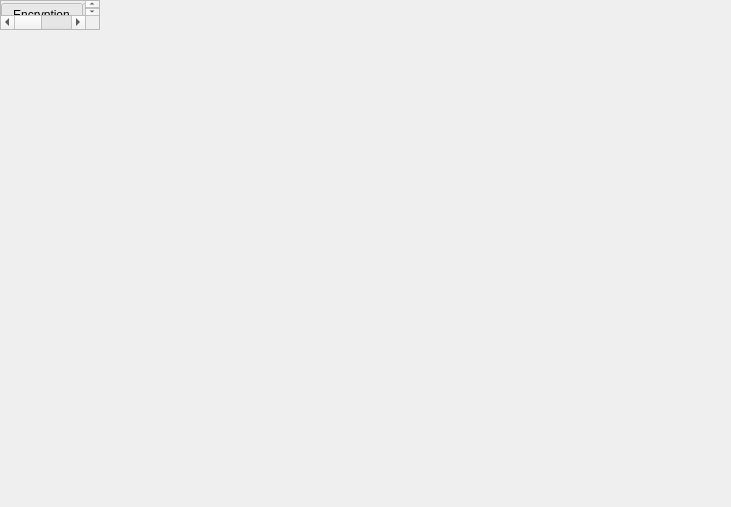
<?xml version="1.0" encoding="UTF-8"?>
<ui version="4.0">
 <class>Utilities</class>
 <widget class="QMainWindow" name="Utilities">
  <property name="geometry">
   <rect>
    <x>0</x>
    <y>0</y>
    <width>731</width>
    <height>507</height>
   </rect>
  </property>
  <property name="sizePolicy">
   <sizepolicy hsizetype="Fixed" vsizetype="Fixed">
    <horstretch>0</horstretch>
    <verstretch>0</verstretch>
   </sizepolicy>
  </property>
  <property name="maximumSize">
   <size>
    <width>731</width>
    <height>507</height>
   </size>
  </property>
  <property name="windowTitle">
   <string>SECube Utilities</string>
  </property>
  <property name="windowIcon">
   <iconset resource="MyResources.qrc">
    <normaloff>:/Logo/logo (1)/logo_small_icon_only.png</normaloff>:/Logo/logo (1)/logo_small_icon_only.png</iconset>
  </property>
  <property name="autoFillBackground">
   <bool>false</bool>
  </property>
  <property name="documentMode">
   <bool>false</bool>
  </property>
  <property name="tabShape">
   <enum>QTabWidget::Rounded</enum>
  </property>
  <widget class="QScrollArea" name="centralwidget">
   <property name="maximumSize">
    <size>
     <width>731</width>
     <height>507</height>
    </size>
   </property>
   <widget class="QTabWidget" name="tabWidget">
    <property name="geometry">
     <rect>
      <x>0</x>
      <y>0</y>
      <width>721</width>
      <height>500</height>
     </rect>
    </property>
    <property name="autoFillBackground">
     <bool>true</bool>
    </property>
    <property name="currentIndex">
     <number>2</number>
    </property>
    <widget class="QWidget" name="tab_1">
     <attribute name="title">
      <string>Encryption</string>
     </attribute>
     <widget class="QPushButton" name="listkeys_button">
      <property name="geometry">
       <rect>
        <x>620</x>
        <y>400</y>
        <width>80</width>
        <height>25</height>
       </rect>
      </property>
      <property name="text">
       <string>List keys...</string>
      </property>
     </widget>
     <widget class="QLabel" name="label_3">
      <property name="geometry">
       <rect>
        <x>0</x>
        <y>120</y>
        <width>71</width>
        <height>21</height>
       </rect>
      </property>
      <property name="text">
       <string>&lt;html&gt;&lt;head/&gt;&lt;body&gt;&lt;p align=&quot;right&quot;&gt;Device ID:&lt;/p&gt;&lt;/body&gt;&lt;/html&gt;</string>
      </property>
     </widget>
     <widget class="QPushButton" name="browseButton">
      <property name="geometry">
       <rect>
        <x>630</x>
        <y>40</y>
        <width>75</width>
        <height>23</height>
       </rect>
      </property>
      <property name="text">
       <string>Browse...</string>
      </property>
     </widget>
     <widget class="QPushButton" name="deviceListButton">
      <property name="geometry">
       <rect>
        <x>600</x>
        <y>210</y>
        <width>101</width>
        <height>23</height>
       </rect>
      </property>
      <property name="text">
       <string>List devices...</string>
      </property>
     </widget>
     <widget class="QLineEdit" name="user_line">
      <property name="geometry">
       <rect>
        <x>80</x>
        <y>310</y>
        <width>171</width>
        <height>24</height>
       </rect>
      </property>
      <property name="toolTip">
       <string>&lt;html&gt;&lt;head/&gt;&lt;body&gt;&lt;p&gt;If specified, find keys automatically. Insert it as U+the number of the user (e.g., U10). Put list of users between &amp;quot; &amp;quot;, each one separated by space.&lt;/p&gt;&lt;/body&gt;&lt;/html&gt;</string>
      </property>
     </widget>
     <widget class="QLabel" name="label_5">
      <property name="geometry">
       <rect>
        <x>0</x>
        <y>270</y>
        <width>71</width>
        <height>21</height>
       </rect>
      </property>
      <property name="text">
       <string>&lt;html&gt;&lt;head/&gt;&lt;body&gt;&lt;p align=&quot;right&quot;&gt;Group:&lt;/p&gt;&lt;/body&gt;&lt;/html&gt;</string>
      </property>
     </widget>
     <widget class="QLineEdit" name="device_line">
      <property name="geometry">
       <rect>
        <x>80</x>
        <y>120</y>
        <width>171</width>
        <height>21</height>
       </rect>
      </property>
     </widget>
     <widget class="QLineEdit" name="file_line">
      <property name="geometry">
       <rect>
        <x>40</x>
        <y>10</y>
        <width>671</width>
        <height>20</height>
       </rect>
      </property>
     </widget>
     <widget class="QLabel" name="label_6">
      <property name="geometry">
       <rect>
        <x>0</x>
        <y>310</y>
        <width>71</width>
        <height>21</height>
       </rect>
      </property>
      <property name="text">
       <string>&lt;html&gt;&lt;head/&gt;&lt;body&gt;&lt;p align=&quot;right&quot;&gt;User(s):&lt;/p&gt;&lt;/body&gt;&lt;/html&gt;</string>
      </property>
     </widget>
     <widget class="QLineEdit" name="pin_line">
      <property name="geometry">
       <rect>
        <x>80</x>
        <y>160</y>
        <width>171</width>
        <height>21</height>
       </rect>
      </property>
      <property name="echoMode">
       <enum>QLineEdit::Password</enum>
      </property>
     </widget>
     <widget class="QLabel" name="label">
      <property name="geometry">
       <rect>
        <x>10</x>
        <y>10</y>
        <width>47</width>
        <height>21</height>
       </rect>
      </property>
      <property name="text">
       <string>File:</string>
      </property>
     </widget>
     <widget class="QLineEdit" name="key_line">
      <property name="geometry">
       <rect>
        <x>80</x>
        <y>350</y>
        <width>171</width>
        <height>24</height>
       </rect>
      </property>
      <property name="accessibleDescription">
       <string/>
      </property>
      <property name="autoFillBackground">
       <bool>false</bool>
      </property>
      <property name="text">
       <string/>
      </property>
     </widget>
     <widget class="QPushButton" name="encrypt_button">
      <property name="geometry">
       <rect>
        <x>0</x>
        <y>440</y>
        <width>711</width>
        <height>23</height>
       </rect>
      </property>
      <property name="text">
       <string>Encrypt</string>
      </property>
     </widget>
     <widget class="QLabel" name="label_4">
      <property name="geometry">
       <rect>
        <x>0</x>
        <y>350</y>
        <width>71</width>
        <height>21</height>
       </rect>
      </property>
      <property name="text">
       <string>&lt;html&gt;&lt;head/&gt;&lt;body&gt;&lt;p align=&quot;right&quot;&gt;Key:&lt;/p&gt;&lt;/body&gt;&lt;/html&gt;</string>
      </property>
     </widget>
     <widget class="QLineEdit" name="group_line">
      <property name="geometry">
       <rect>
        <x>80</x>
        <y>270</y>
        <width>171</width>
        <height>24</height>
       </rect>
      </property>
      <property name="toolTip">
       <string>&lt;html&gt;&lt;head/&gt;&lt;body&gt;&lt;p&gt;If specified, find keys automatically. Insert it as G+the number of the group (e.g., G10).&lt;/p&gt;&lt;/body&gt;&lt;/html&gt;</string>
      </property>
     </widget>
     <widget class="QLabel" name="label_2">
      <property name="geometry">
       <rect>
        <x>0</x>
        <y>160</y>
        <width>71</width>
        <height>21</height>
       </rect>
      </property>
      <property name="text">
       <string>&lt;html&gt;&lt;head/&gt;&lt;body&gt;&lt;p align=&quot;right&quot;&gt;PIN:&lt;/p&gt;&lt;/body&gt;&lt;/html&gt;</string>
      </property>
     </widget>
     <widget class="QLabel" name="label_7">
      <property name="geometry">
       <rect>
        <x>0</x>
        <y>400</y>
        <width>71</width>
        <height>21</height>
       </rect>
      </property>
      <property name="text">
       <string>&lt;html&gt;&lt;head/&gt;&lt;body&gt;&lt;p align=&quot;right&quot;&gt;Algorithm:&lt;/p&gt;&lt;/body&gt;&lt;/html&gt;</string>
      </property>
     </widget>
     <widget class="QComboBox" name="comboBox">
      <property name="geometry">
       <rect>
        <x>80</x>
        <y>396</y>
        <width>171</width>
        <height>24</height>
       </rect>
      </property>
      <item>
       <property name="text">
        <string>AES_HMACSHA256</string>
       </property>
      </item>
      <item>
       <property name="text">
        <string>AES (not available)</string>
       </property>
      </item>
     </widget>
     <widget class="QLabel" name="label_21">
      <property name="geometry">
       <rect>
        <x>290</x>
        <y>400</y>
        <width>321</width>
        <height>31</height>
       </rect>
      </property>
      <property name="text">
       <string>&lt;html&gt;&lt;head/&gt;&lt;body&gt;&lt;p align=&quot;right&quot;&gt;Before listing keys, please insert your pin!&lt;/p&gt;&lt;/body&gt;&lt;/html&gt;</string>
      </property>
     </widget>
     <widget class="QTreeWidget" name="keys_treeWidget_Encryption">
      <property name="geometry">
       <rect>
        <x>270</x>
        <y>260</y>
        <width>431</width>
        <height>131</height>
       </rect>
      </property>
      <column>
       <property name="text">
        <string>Key ID</string>
       </property>
      </column>
      <column>
       <property name="text">
        <string>Key Size</string>
       </property>
      </column>
     </widget>
     <widget class="QTreeWidget" name="devices_treeWidget_Encryption">
      <property name="geometry">
       <rect>
        <x>270</x>
        <y>90</y>
        <width>431</width>
        <height>111</height>
       </rect>
      </property>
      <column>
       <property name="text">
        <string>Device ID</string>
       </property>
      </column>
      <column>
       <property name="text">
        <string>Device Path</string>
       </property>
      </column>
      <column>
       <property name="text">
        <string>Device Serial</string>
       </property>
      </column>
     </widget>
     <zorder>listkeys_button</zorder>
     <zorder>browseButton</zorder>
     <zorder>deviceListButton</zorder>
     <zorder>label</zorder>
     <zorder>encrypt_button</zorder>
     <zorder>label_21</zorder>
     <zorder>keys_treeWidget_Encryption</zorder>
     <zorder>devices_treeWidget_Encryption</zorder>
     <zorder>file_line</zorder>
     <zorder>device_line</zorder>
     <zorder>pin_line</zorder>
     <zorder>group_line</zorder>
     <zorder>user_line</zorder>
     <zorder>key_line</zorder>
     <zorder>comboBox</zorder>
     <zorder>label_3</zorder>
     <zorder>label_2</zorder>
     <zorder>label_5</zorder>
     <zorder>label_6</zorder>
     <zorder>label_4</zorder>
     <zorder>label_7</zorder>
    </widget>
    <widget class="QWidget" name="tab_2">
     <attribute name="title">
      <string>Decryption</string>
     </attribute>
     <widget class="QLabel" name="label_9">
      <property name="geometry">
       <rect>
        <x>10</x>
        <y>10</y>
        <width>47</width>
        <height>21</height>
       </rect>
      </property>
      <property name="text">
       <string>File:</string>
      </property>
     </widget>
     <widget class="QLineEdit" name="file_line_Decryption">
      <property name="geometry">
       <rect>
        <x>40</x>
        <y>10</y>
        <width>671</width>
        <height>20</height>
       </rect>
      </property>
     </widget>
     <widget class="QPushButton" name="browseButton_2">
      <property name="geometry">
       <rect>
        <x>630</x>
        <y>40</y>
        <width>75</width>
        <height>23</height>
       </rect>
      </property>
      <property name="text">
       <string>Browse...</string>
      </property>
     </widget>
     <widget class="QLabel" name="label_10">
      <property name="geometry">
       <rect>
        <x>0</x>
        <y>120</y>
        <width>71</width>
        <height>21</height>
       </rect>
      </property>
      <property name="text">
       <string>&lt;html&gt;&lt;head/&gt;&lt;body&gt;&lt;p align=&quot;right&quot;&gt;Device ID:&lt;/p&gt;&lt;/body&gt;&lt;/html&gt;</string>
      </property>
     </widget>
     <widget class="QLineEdit" name="device_line_Decryption">
      <property name="geometry">
       <rect>
        <x>80</x>
        <y>120</y>
        <width>171</width>
        <height>21</height>
       </rect>
      </property>
     </widget>
     <widget class="QLabel" name="label_11">
      <property name="geometry">
       <rect>
        <x>0</x>
        <y>160</y>
        <width>71</width>
        <height>21</height>
       </rect>
      </property>
      <property name="text">
       <string>&lt;html&gt;&lt;head/&gt;&lt;body&gt;&lt;p align=&quot;right&quot;&gt;PIN:&lt;/p&gt;&lt;/body&gt;&lt;/html&gt;</string>
      </property>
     </widget>
     <widget class="QLineEdit" name="pin_line_Decryption">
      <property name="geometry">
       <rect>
        <x>80</x>
        <y>160</y>
        <width>171</width>
        <height>21</height>
       </rect>
      </property>
      <property name="echoMode">
       <enum>QLineEdit::Password</enum>
      </property>
     </widget>
     <widget class="QPushButton" name="deviceListButton_Decryption">
      <property name="geometry">
       <rect>
        <x>600</x>
        <y>210</y>
        <width>101</width>
        <height>23</height>
       </rect>
      </property>
      <property name="text">
       <string>List devices...</string>
      </property>
     </widget>
     <widget class="QCheckBox" name="useSEKey_checkBox_Decryption">
      <property name="geometry">
       <rect>
        <x>620</x>
        <y>400</y>
        <width>91</width>
        <height>22</height>
       </rect>
      </property>
      <property name="mouseTracking">
       <bool>false</bool>
      </property>
      <property name="toolTip">
       <string>&lt;html&gt;&lt;head/&gt;&lt;body&gt;&lt;p&gt;Checking it, SEKey will be used in order to retrieve the proper key. Otherwise, the infos in the file header will be used.&lt;/p&gt;&lt;/body&gt;&lt;/html&gt;</string>
      </property>
      <property name="text">
       <string>Use SEKey</string>
      </property>
      <property name="tristate">
       <bool>false</bool>
      </property>
     </widget>
     <widget class="QPushButton" name="decrypt_button">
      <property name="geometry">
       <rect>
        <x>0</x>
        <y>440</y>
        <width>711</width>
        <height>23</height>
       </rect>
      </property>
      <property name="text">
       <string>Decrypt</string>
      </property>
     </widget>
     <widget class="QTreeWidget" name="devices_treeWidget_Decryption">
      <property name="geometry">
       <rect>
        <x>270</x>
        <y>90</y>
        <width>431</width>
        <height>111</height>
       </rect>
      </property>
      <column>
       <property name="text">
        <string>Device ID</string>
       </property>
      </column>
      <column>
       <property name="text">
        <string>Device Path</string>
       </property>
      </column>
      <column>
       <property name="text">
        <string>Device Serial</string>
       </property>
      </column>
     </widget>
    </widget>
    <widget class="QWidget" name="tab_3">
     <attribute name="title">
      <string>Digest</string>
     </attribute>
     <widget class="QLabel" name="label_12">
      <property name="geometry">
       <rect>
        <x>10</x>
        <y>10</y>
        <width>47</width>
        <height>21</height>
       </rect>
      </property>
      <property name="text">
       <string>File:</string>
      </property>
     </widget>
     <widget class="QLineEdit" name="file_line_Digest">
      <property name="geometry">
       <rect>
        <x>40</x>
        <y>10</y>
        <width>671</width>
        <height>20</height>
       </rect>
      </property>
     </widget>
     <widget class="QPushButton" name="browseButton_3">
      <property name="geometry">
       <rect>
        <x>630</x>
        <y>40</y>
        <width>75</width>
        <height>23</height>
       </rect>
      </property>
      <property name="text">
       <string>Browse...</string>
      </property>
     </widget>
     <widget class="QLabel" name="label_13">
      <property name="geometry">
       <rect>
        <x>0</x>
        <y>120</y>
        <width>71</width>
        <height>21</height>
       </rect>
      </property>
      <property name="text">
       <string>&lt;html&gt;&lt;head/&gt;&lt;body&gt;&lt;p align=&quot;right&quot;&gt;Device ID:&lt;/p&gt;&lt;/body&gt;&lt;/html&gt;</string>
      </property>
     </widget>
     <widget class="QLineEdit" name="device_line_Digest">
      <property name="geometry">
       <rect>
        <x>80</x>
        <y>120</y>
        <width>171</width>
        <height>21</height>
       </rect>
      </property>
     </widget>
     <widget class="QLabel" name="label_14">
      <property name="geometry">
       <rect>
        <x>0</x>
        <y>160</y>
        <width>71</width>
        <height>21</height>
       </rect>
      </property>
      <property name="text">
       <string>&lt;html&gt;&lt;head/&gt;&lt;body&gt;&lt;p align=&quot;right&quot;&gt;PIN:&lt;/p&gt;&lt;/body&gt;&lt;/html&gt;</string>
      </property>
     </widget>
     <widget class="QLineEdit" name="pin_line_Digest">
      <property name="geometry">
       <rect>
        <x>80</x>
        <y>160</y>
        <width>171</width>
        <height>21</height>
       </rect>
      </property>
      <property name="echoMode">
       <enum>QLineEdit::Password</enum>
      </property>
     </widget>
     <widget class="QPushButton" name="deviceListButton_Digest">
      <property name="geometry">
       <rect>
        <x>600</x>
        <y>210</y>
        <width>101</width>
        <height>23</height>
       </rect>
      </property>
      <property name="text">
       <string>List devices...</string>
      </property>
     </widget>
     <widget class="QLabel" name="label_15">
      <property name="geometry">
       <rect>
        <x>10</x>
        <y>230</y>
        <width>61</width>
        <height>21</height>
       </rect>
      </property>
      <property name="text">
       <string>&lt;html&gt;&lt;head/&gt;&lt;body&gt;&lt;p align=&quot;right&quot;&gt;Group:&lt;/p&gt;&lt;/body&gt;&lt;/html&gt;</string>
      </property>
     </widget>
     <widget class="QLineEdit" name="group_line_Digest">
      <property name="geometry">
       <rect>
        <x>80</x>
        <y>230</y>
        <width>171</width>
        <height>24</height>
       </rect>
      </property>
      <property name="toolTip">
       <string>&lt;html&gt;&lt;head/&gt;&lt;body&gt;&lt;p&gt;If specified, find keys automatically. Insert it as G+the number of the group (e.g., G10).&lt;/p&gt;&lt;/body&gt;&lt;/html&gt;</string>
      </property>
     </widget>
     <widget class="QLabel" name="label_16">
      <property name="geometry">
       <rect>
        <x>0</x>
        <y>270</y>
        <width>71</width>
        <height>21</height>
       </rect>
      </property>
      <property name="text">
       <string>&lt;html&gt;&lt;head/&gt;&lt;body&gt;&lt;p align=&quot;right&quot;&gt;User(s):&lt;/p&gt;&lt;/body&gt;&lt;/html&gt;</string>
      </property>
     </widget>
     <widget class="QLineEdit" name="user_line_Digest">
      <property name="geometry">
       <rect>
        <x>80</x>
        <y>270</y>
        <width>171</width>
        <height>24</height>
       </rect>
      </property>
      <property name="toolTip">
       <string>&lt;html&gt;&lt;head/&gt;&lt;body&gt;&lt;p&gt;If specified, find keys automatically. Insert it as U+the number of the user (e.g., U10). Put list of users between &amp;quot; &amp;quot;, each one separated by space.&lt;/p&gt;&lt;/body&gt;&lt;/html&gt;</string>
      </property>
     </widget>
     <widget class="QLabel" name="label_17">
      <property name="geometry">
       <rect>
        <x>0</x>
        <y>310</y>
        <width>71</width>
        <height>21</height>
       </rect>
      </property>
      <property name="text">
       <string>&lt;html&gt;&lt;head/&gt;&lt;body&gt;&lt;p align=&quot;right&quot;&gt;Key:&lt;/p&gt;&lt;/body&gt;&lt;/html&gt;</string>
      </property>
     </widget>
     <widget class="QLineEdit" name="key_line_Digest">
      <property name="geometry">
       <rect>
        <x>80</x>
        <y>310</y>
        <width>171</width>
        <height>24</height>
       </rect>
      </property>
     </widget>
     <widget class="QLabel" name="label_18">
      <property name="geometry">
       <rect>
        <x>0</x>
        <y>400</y>
        <width>71</width>
        <height>21</height>
       </rect>
      </property>
      <property name="text">
       <string>&lt;html&gt;&lt;head/&gt;&lt;body&gt;&lt;p align=&quot;right&quot;&gt;Algorithm:&lt;/p&gt;&lt;/body&gt;&lt;/html&gt;</string>
      </property>
     </widget>
     <widget class="QComboBox" name="algorithm_comboBox_Digest">
      <property name="geometry">
       <rect>
        <x>80</x>
        <y>396</y>
        <width>171</width>
        <height>24</height>
       </rect>
      </property>
      <item>
       <property name="text">
        <string>HMAC-SHA-256</string>
       </property>
      </item>
      <item>
       <property name="text">
        <string>SHA-256</string>
       </property>
      </item>
     </widget>
     <widget class="QPushButton" name="listkeys_button_Digest">
      <property name="geometry">
       <rect>
        <x>620</x>
        <y>400</y>
        <width>80</width>
        <height>25</height>
       </rect>
      </property>
      <property name="text">
       <string>List keys...</string>
      </property>
     </widget>
     <widget class="QPushButton" name="digest_button">
      <property name="geometry">
       <rect>
        <x>0</x>
        <y>440</y>
        <width>711</width>
        <height>23</height>
       </rect>
      </property>
      <property name="text">
       <string>Compute Digest</string>
      </property>
     </widget>
     <widget class="QTreeWidget" name="devices_treeWidget_Digest">
      <property name="geometry">
       <rect>
        <x>270</x>
        <y>90</y>
        <width>431</width>
        <height>111</height>
       </rect>
      </property>
      <column>
       <property name="text">
        <string>Device ID</string>
       </property>
      </column>
      <column>
       <property name="text">
        <string>Device Path</string>
       </property>
      </column>
      <column>
       <property name="text">
        <string>Device Serial</string>
       </property>
      </column>
     </widget>
     <widget class="QTreeWidget" name="keys_treeWidget_Digest">
      <property name="geometry">
       <rect>
        <x>270</x>
        <y>260</y>
        <width>431</width>
        <height>131</height>
       </rect>
      </property>
      <column>
       <property name="text">
        <string>Key ID</string>
       </property>
      </column>
      <column>
       <property name="text">
        <string>Key Size</string>
       </property>
      </column>
     </widget>
     <widget class="QLabel" name="label_22">
      <property name="geometry">
       <rect>
        <x>290</x>
        <y>400</y>
        <width>321</width>
        <height>31</height>
       </rect>
      </property>
      <property name="text">
       <string>&lt;html&gt;&lt;head/&gt;&lt;body&gt;&lt;p align=&quot;right&quot;&gt;Before listing keys, please insert your pin!&lt;/p&gt;&lt;/body&gt;&lt;/html&gt;</string>
      </property>
     </widget>
     <widget class="QLabel" name="label_23">
      <property name="geometry">
       <rect>
        <x>30</x>
        <y>350</y>
        <width>43</width>
        <height>21</height>
       </rect>
      </property>
      <property name="text">
       <string>Nonce:</string>
      </property>
     </widget>
     <widget class="QLineEdit" name="nonce_line_Digest">
      <property name="geometry">
       <rect>
        <x>80</x>
        <y>350</y>
        <width>171</width>
        <height>24</height>
       </rect>
      </property>
      <property name="toolTip">
       <string>&lt;html&gt;&lt;head/&gt;&lt;body&gt;&lt;p&gt;If not specified, the SEcube will compute it randomly. It will be truncated if it exceed 32 byte.&lt;/p&gt;&lt;/body&gt;&lt;/html&gt;</string>
      </property>
     </widget>
     <zorder>label_12</zorder>
     <zorder>file_line_Digest</zorder>
     <zorder>browseButton_3</zorder>
     <zorder>label_13</zorder>
     <zorder>device_line_Digest</zorder>
     <zorder>label_14</zorder>
     <zorder>pin_line_Digest</zorder>
     <zorder>deviceListButton_Digest</zorder>
     <zorder>label_15</zorder>
     <zorder>group_line_Digest</zorder>
     <zorder>label_16</zorder>
     <zorder>user_line_Digest</zorder>
     <zorder>label_17</zorder>
     <zorder>key_line_Digest</zorder>
     <zorder>label_18</zorder>
     <zorder>listkeys_button_Digest</zorder>
     <zorder>digest_button</zorder>
     <zorder>devices_treeWidget_Digest</zorder>
     <zorder>keys_treeWidget_Digest</zorder>
     <zorder>algorithm_comboBox_Digest</zorder>
     <zorder>label_22</zorder>
     <zorder>label_23</zorder>
     <zorder>nonce_line_Digest</zorder>
    </widget>
    <widget class="QWidget" name="tab_4">
     <attribute name="title">
      <string>Update SEKey path</string>
     </attribute>
     <widget class="QLabel" name="label_8">
      <property name="geometry">
       <rect>
        <x>10</x>
        <y>10</y>
        <width>151</width>
        <height>21</height>
       </rect>
      </property>
      <property name="text">
       <string>Path:</string>
      </property>
     </widget>
     <widget class="QLineEdit" name="path_line_UpdatePath">
      <property name="geometry">
       <rect>
        <x>50</x>
        <y>10</y>
        <width>661</width>
        <height>20</height>
       </rect>
      </property>
     </widget>
     <widget class="QPushButton" name="browseButton_4">
      <property name="geometry">
       <rect>
        <x>630</x>
        <y>40</y>
        <width>75</width>
        <height>23</height>
       </rect>
      </property>
      <property name="text">
       <string>Browse...</string>
      </property>
     </widget>
     <widget class="QLabel" name="label_19">
      <property name="geometry">
       <rect>
        <x>0</x>
        <y>120</y>
        <width>71</width>
        <height>21</height>
       </rect>
      </property>
      <property name="text">
       <string>&lt;html&gt;&lt;head/&gt;&lt;body&gt;&lt;p align=&quot;right&quot;&gt;Device ID:&lt;/p&gt;&lt;/body&gt;&lt;/html&gt;</string>
      </property>
     </widget>
     <widget class="QLineEdit" name="device_line_UpdatePath">
      <property name="geometry">
       <rect>
        <x>80</x>
        <y>120</y>
        <width>171</width>
        <height>21</height>
       </rect>
      </property>
     </widget>
     <widget class="QLabel" name="label_20">
      <property name="geometry">
       <rect>
        <x>0</x>
        <y>160</y>
        <width>71</width>
        <height>21</height>
       </rect>
      </property>
      <property name="text">
       <string>&lt;html&gt;&lt;head/&gt;&lt;body&gt;&lt;p align=&quot;right&quot;&gt;PIN:&lt;/p&gt;&lt;/body&gt;&lt;/html&gt;</string>
      </property>
     </widget>
     <widget class="QLineEdit" name="pin_line_UpdatePath">
      <property name="geometry">
       <rect>
        <x>80</x>
        <y>160</y>
        <width>171</width>
        <height>21</height>
       </rect>
      </property>
      <property name="echoMode">
       <enum>QLineEdit::Password</enum>
      </property>
     </widget>
     <widget class="QPushButton" name="deviceListButton_UpdatePath">
      <property name="geometry">
       <rect>
        <x>600</x>
        <y>210</y>
        <width>101</width>
        <height>23</height>
       </rect>
      </property>
      <property name="text">
       <string>List devices...</string>
      </property>
     </widget>
     <widget class="QPushButton" name="updatePath_button">
      <property name="geometry">
       <rect>
        <x>0</x>
        <y>440</y>
        <width>711</width>
        <height>23</height>
       </rect>
      </property>
      <property name="text">
       <string>Update SEKey path</string>
      </property>
     </widget>
     <widget class="QTreeWidget" name="devices_treeWidget_UpdatePath">
      <property name="geometry">
       <rect>
        <x>270</x>
        <y>90</y>
        <width>431</width>
        <height>111</height>
       </rect>
      </property>
      <column>
       <property name="text">
        <string>Device ID</string>
       </property>
      </column>
      <column>
       <property name="text">
        <string>Device Path</string>
       </property>
      </column>
      <column>
       <property name="text">
        <string>Device Serial</string>
       </property>
      </column>
     </widget>
     <zorder>label_8</zorder>
     <zorder>browseButton_4</zorder>
     <zorder>label_19</zorder>
     <zorder>device_line_UpdatePath</zorder>
     <zorder>label_20</zorder>
     <zorder>pin_line_UpdatePath</zorder>
     <zorder>deviceListButton_UpdatePath</zorder>
     <zorder>updatePath_button</zorder>
     <zorder>devices_treeWidget_UpdatePath</zorder>
     <zorder>path_line_UpdatePath</zorder>
    </widget>
   </widget>
  </widget>
 </widget>
 <resources>
  <include location="MyResources.qrc"/>
 </resources>
 <connections/>
</ui>
